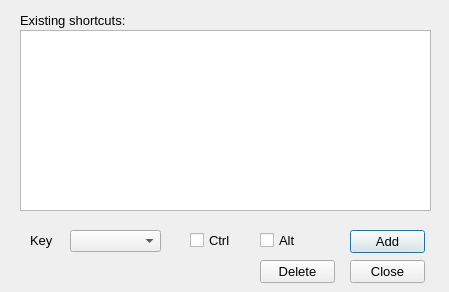
<?xml version="1.0" encoding="UTF-8"?>
<ui version="4.0">
 <class>KeyboardShortcuts_Dialog</class>
 <widget class="QDialog" name="KeyboardShortcuts_Dialog">
  <property name="geometry">
   <rect>
    <x>0</x>
    <y>0</y>
    <width>449</width>
    <height>292</height>
   </rect>
  </property>
  <property name="minimumSize">
   <size>
    <width>449</width>
    <height>292</height>
   </size>
  </property>
  <property name="maximumSize">
   <size>
    <width>449</width>
    <height>292</height>
   </size>
  </property>
  <property name="font">
   <font>
    <pointsize>10</pointsize>
   </font>
  </property>
  <property name="windowTitle">
   <string>Keyboard shortcuts</string>
  </property>
  <widget class="QLabel" name="label">
   <property name="geometry">
    <rect>
     <x>20</x>
     <y>10</y>
     <width>121</width>
     <height>20</height>
    </rect>
   </property>
   <property name="font">
    <font>
     <pointsize>10</pointsize>
    </font>
   </property>
   <property name="text">
    <string>Existing shortcuts:</string>
   </property>
   <property name="alignment">
    <set>Qt::AlignLeading|Qt::AlignLeft|Qt::AlignVCenter</set>
   </property>
  </widget>
  <widget class="QListWidget" name="_100">
   <property name="geometry">
    <rect>
     <x>20</x>
     <y>30</y>
     <width>411</width>
     <height>181</height>
    </rect>
   </property>
  </widget>
  <widget class="QComboBox" name="_101">
   <property name="geometry">
    <rect>
     <x>70</x>
     <y>230</y>
     <width>91</width>
     <height>22</height>
    </rect>
   </property>
  </widget>
  <widget class="QLabel" name="label_2">
   <property name="geometry">
    <rect>
     <x>30</x>
     <y>230</y>
     <width>41</width>
     <height>20</height>
    </rect>
   </property>
   <property name="font">
    <font>
     <pointsize>10</pointsize>
    </font>
   </property>
   <property name="text">
    <string>Key</string>
   </property>
   <property name="alignment">
    <set>Qt::AlignLeading|Qt::AlignLeft|Qt::AlignVCenter</set>
   </property>
  </widget>
  <widget class="QCheckBox" name="_102">
   <property name="geometry">
    <rect>
     <x>190</x>
     <y>230</y>
     <width>51</width>
     <height>20</height>
    </rect>
   </property>
   <property name="layoutDirection">
    <enum>Qt::LeftToRight</enum>
   </property>
   <property name="text">
    <string>Ctrl</string>
   </property>
  </widget>
  <widget class="QCheckBox" name="_103">
   <property name="geometry">
    <rect>
     <x>260</x>
     <y>230</y>
     <width>51</width>
     <height>20</height>
    </rect>
   </property>
   <property name="layoutDirection">
    <enum>Qt::LeftToRight</enum>
   </property>
   <property name="text">
    <string>Alt</string>
   </property>
  </widget>
  <widget class="QPushButton" name="_1">
   <property name="geometry">
    <rect>
     <x>350</x>
     <y>230</y>
     <width>75</width>
     <height>23</height>
    </rect>
   </property>
   <property name="text">
    <string>Add</string>
   </property>
  </widget>
  <widget class="QPushButton" name="_2">
   <property name="geometry">
    <rect>
     <x>350</x>
     <y>260</y>
     <width>75</width>
     <height>23</height>
    </rect>
   </property>
   <property name="text">
    <string>Close</string>
   </property>
  </widget>
  <widget class="QPushButton" name="_104">
   <property name="geometry">
    <rect>
     <x>260</x>
     <y>260</y>
     <width>75</width>
     <height>23</height>
    </rect>
   </property>
   <property name="text">
    <string>Delete</string>
   </property>
  </widget>
 </widget>
 <resources/>
 <connections/>
</ui>
